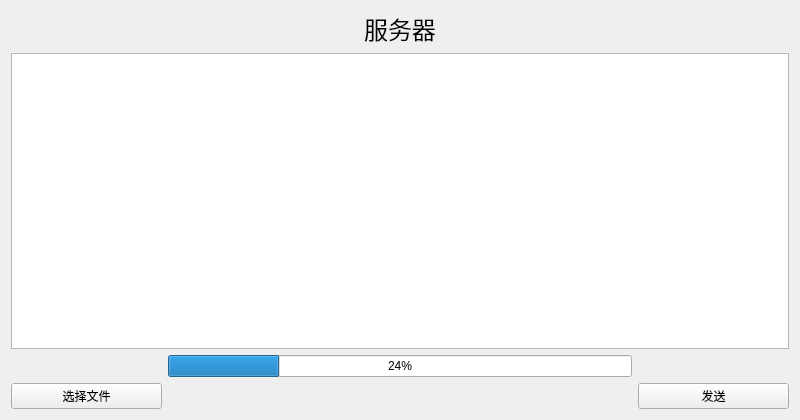
<?xml version="1.0" encoding="UTF-8"?>
<ui version="4.0">
 <class>ServerWidget</class>
 <widget class="QWidget" name="ServerWidget">
  <property name="geometry">
   <rect>
    <x>0</x>
    <y>0</y>
    <width>800</width>
    <height>420</height>
   </rect>
  </property>
  <property name="windowTitle">
   <string>ServerWidget</string>
  </property>
  <layout class="QGridLayout" name="gridLayout">
   <item row="0" column="1">
    <spacer name="horizontalSpacer">
     <property name="orientation">
      <enum>Qt::Horizontal</enum>
     </property>
     <property name="sizeHint" stdset="0">
      <size>
       <width>148</width>
       <height>20</height>
      </size>
     </property>
    </spacer>
   </item>
   <item row="0" column="2">
    <widget class="QLabel" name="label">
     <property name="font">
      <font>
       <family>等线 Light</family>
       <pointsize>18</pointsize>
      </font>
     </property>
     <property name="text">
      <string>服务器</string>
     </property>
     <property name="alignment">
      <set>Qt::AlignCenter</set>
     </property>
     <property name="indent">
      <number>-1</number>
     </property>
    </widget>
   </item>
   <item row="0" column="3">
    <spacer name="horizontalSpacer_3">
     <property name="orientation">
      <enum>Qt::Horizontal</enum>
     </property>
     <property name="sizeHint" stdset="0">
      <size>
       <width>148</width>
       <height>20</height>
      </size>
     </property>
    </spacer>
   </item>
   <item row="1" column="0" colspan="5">
    <widget class="QTextEdit" name="textEdit">
     <property name="readOnly">
      <bool>true</bool>
     </property>
    </widget>
   </item>
   <item row="3" column="0">
    <widget class="QPushButton" name="pushButtonFile">
     <property name="text">
      <string>选择文件</string>
     </property>
    </widget>
   </item>
   <item row="3" column="2">
    <spacer name="horizontalSpacer_2">
     <property name="orientation">
      <enum>Qt::Horizontal</enum>
     </property>
     <property name="sizeHint" stdset="0">
      <size>
       <width>149</width>
       <height>20</height>
      </size>
     </property>
    </spacer>
   </item>
   <item row="3" column="4">
    <widget class="QPushButton" name="pushButtonSend">
     <property name="text">
      <string>发送</string>
     </property>
    </widget>
   </item>
   <item row="2" column="1" colspan="3">
    <widget class="QProgressBar" name="progressBar">
     <property name="value">
      <number>24</number>
     </property>
    </widget>
   </item>
   <item row="2" column="0">
    <spacer name="horizontalSpacer_4">
     <property name="orientation">
      <enum>Qt::Horizontal</enum>
     </property>
     <property name="sizeHint" stdset="0">
      <size>
       <width>40</width>
       <height>20</height>
      </size>
     </property>
    </spacer>
   </item>
   <item row="2" column="4">
    <spacer name="horizontalSpacer_5">
     <property name="orientation">
      <enum>Qt::Horizontal</enum>
     </property>
     <property name="sizeHint" stdset="0">
      <size>
       <width>40</width>
       <height>20</height>
      </size>
     </property>
    </spacer>
   </item>
  </layout>
 </widget>
 <resources/>
 <connections/>
</ui>
